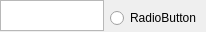
<?xml version="1.0" encoding="UTF-8"?>
<ui version="4.0">
 <class>Frame</class>
 <widget class="QFrame" name="Frame">
  <property name="geometry">
   <rect>
    <x>0</x>
    <y>0</y>
    <width>206</width>
    <height>32</height>
   </rect>
  </property>
  <property name="windowTitle">
   <string>Frame</string>
  </property>
  <widget class="QRadioButton" name="radioButton">
   <property name="geometry">
    <rect>
     <x>110</x>
     <y>10</y>
     <width>89</width>
     <height>16</height>
    </rect>
   </property>
   <property name="text">
    <string>RadioButton</string>
   </property>
  </widget>
  <widget class="QTextEdit" name="textEdit">
   <property name="geometry">
    <rect>
     <x>0</x>
     <y>0</y>
     <width>104</width>
     <height>31</height>
    </rect>
   </property>
   <property name="acceptRichText">
    <bool>true</bool>
   </property>
  </widget>
 </widget>
 <resources/>
 <connections/>
</ui>
